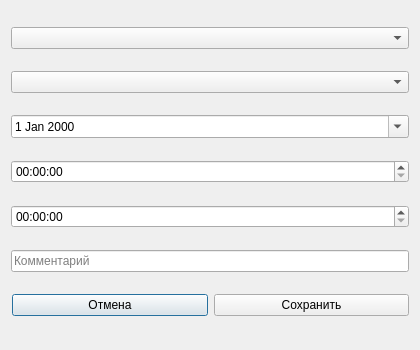
<?xml version="1.0" encoding="UTF-8"?>
<ui version="4.0">
 <class>AddDialog</class>
 <widget class="QDialog" name="AddDialog">
  <property name="windowTitle">
   <string>Добавить переработку</string>
  </property>
  <property name="minimumSize">
   <size>
    <width>420</width>
    <height>350</height>
   </size>
  </property>

  <property name="styleSheet">
   <string>
QPushButton[styleClass="gold"]{
 background:#ccab6e; color:white;
 border-radius:10px; font-size:14px; font-weight:bold;
}
QPushButton[styleClass="red"]{
 background:#D22730; color:white;
 border-radius:10px; font-size:14px; font-weight:bold;
}
   </string>
  </property>

  <layout class="QVBoxLayout">

   <item>
    <widget class="QComboBox" name="projectBox"/>
   </item>

   <item>
    <widget class="QComboBox" name="taskBox"/>
   </item>

   <item>
    <widget class="QDateEdit" name="dateEdit">
     <property name="calendarPopup">
      <bool>true</bool>
     </property>
    </widget>
   </item>

   <item>
    <widget class="QTimeEdit" name="startTime"/>
   </item>

   <item>
    <widget class="QTimeEdit" name="endTime"/>
   </item>

   <item>
    <widget class="QLineEdit" name="descEdit">
     <property name="placeholderText">
      <string>Комментарий</string>
     </property>
    </widget>
   </item>

   <item>
    <layout class="QHBoxLayout">
     <item>
      <spacer orientation="Horizontal"/>
     </item>

     <item>
      <widget class="QPushButton" name="btnCancel">
       <property name="styleClass">
        <string>red</string>
       </property>
       <property name="text">
        <string>Отмена</string>
       </property>
      </widget>
     </item>

     <item>
      <widget class="QPushButton" name="btnSave">
       <property name="styleClass">
        <string>gold</string>
       </property>
       <property name="text">
        <string>Сохранить</string>
       </property>
      </widget>
     </item>

    </layout>
   </item>

  </layout>
 </widget>
</ui>
